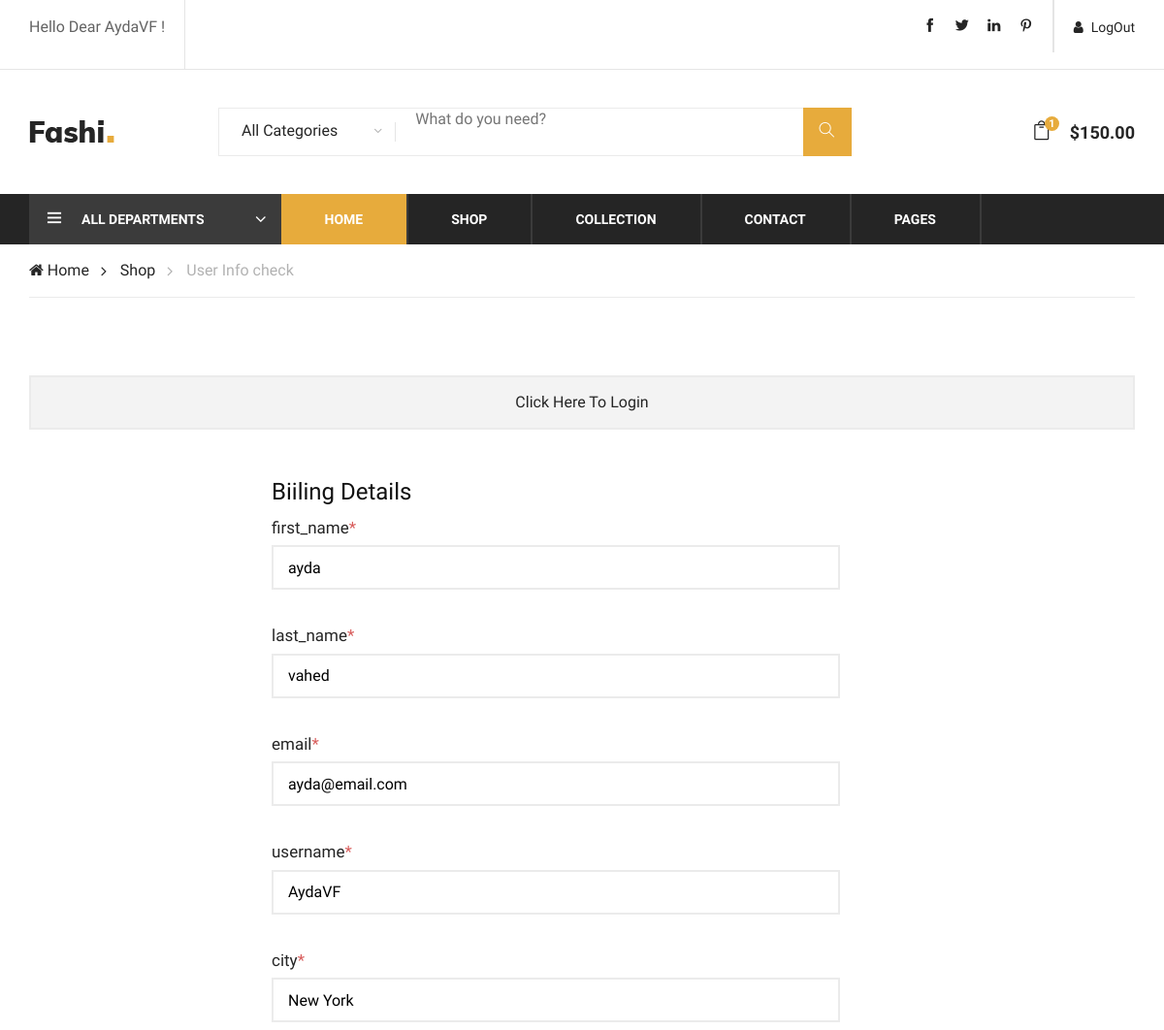
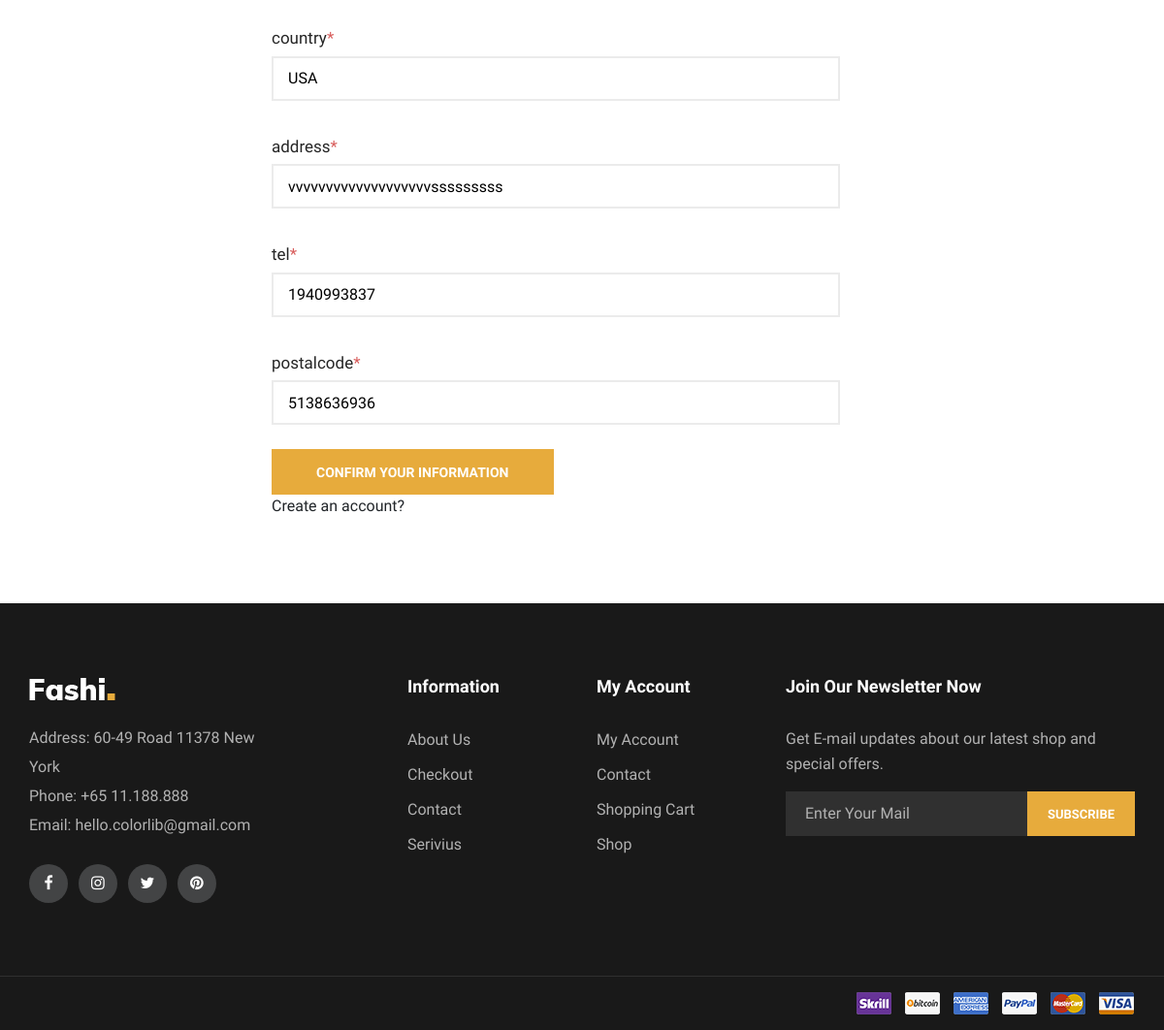
Page /users/update-profile/ (signed in) on the committed database (2 pictures, top to bottom).
### users/models.py (models this page shows, shortened)
class Profile(models.Model):
    user=models.OneToOneField(User, on_delete=models.CASCADE,null=True, blank=True)
    first_name=models.CharField(max_length=400)
    last_name=models.CharField(max_length=400)
    username=models.CharField(max_length=200,null=True, blank=True)
    image=models.ImageField(null=True, blank=True,upload_to='profiles/')
    tel=models.CharField(max_length=11)
    email=models.EmailField(max_length=400,null=True, blank=True)
    postalcode=models.CharField(max_length=15)
    country=models.CharField(max_length=200,null=True, blank=True)
    city=models.CharField(max_length=200,null=True, blank=True)
    address=models.CharField(max_length=800,null=True, blank=True)
    created=models.DateTimeField(auto_now_add=True)
    id= models.UUIDField(default=uuid.uuid4 , unique=True, primary_key=True, editable=False)

### users/views.py (the view, shortened to what this page needs)
# urls.py: path('update-profile/',views.updateProfile, name='update-profile'),
@login_required(login_url='login')
def updateProfile(request):
    user=request.user
    profile=Profile.objects.get(user=user)
    form=updateProfileForm(instance=profile)
    context={'form':form}
    return  render(request,'users/user_info_confirmation.html',context)

### users/forms.py
class updateProfileForm(ModelForm):
    class Meta:
        model=Profile
        fields=['first_name','last_name' ,'email','username','city','country','address','tel','postalcode']
    def  __init__(self,*args,**kwargs):
        super(updateProfileForm, self).__init__(*args,**kwargs)
        for key, value in self.fields.items():
            value.widget.attrs.update({'class':'input input--text checkout-content'})

### users/templates/users/user_info_confirmation.html (shortened to what this page needs)
{% extends 'main.html' %}
{% block content %}
<div class="breacrumb-section">
    <div class="container">
        <div class="row">
            <div class="col-lg-12">
                <div class="breadcrumb-text product-more">
                    <a href="{% url 'products' %}"><i class="fa fa-home"></i> Home</a>
                    <a href="{% url 'shop' %}">Shop</a>
                    <span>User Info check</span>
                </div>
            </div>
        </div>
    </div>
</div>
<section class="checkout-section spad">
    <div class="container">
            <div class="row">
                <div class="col-lg-12">
                    <div class="checkout-content">
                        <a href="{% url 'login' %}" class="content-btn">Click Here To Login</a>
                    </div>
                    <h4  style="margin-left: 250px;">Biiling Details</h4>
                    <div class="row">
                        <form action="{% url 'update-profile' %}" class="checkout-form" method="POST">
                              {% for field in form %}
                              <div class="col-lg-12" style="margin-left: 250px;margin-top: 10px;">
                                <label style="font-size: 17px;">{{field.name}}<span>*</span></label>
                                {{field}}
                            </div>
                               {% endfor %}
                        <div class="col-lg-12" style="margin-left: 250px;">
                            <button type="submit" class="site-btn place-btn">Confirm Your Information </button>
                        </div>
                    </form>
                        <div class="col-lg-12">
                            <div class="create-item" style="margin-left: 250px;">
                                <label for="acc-create">
                                    Create an account?
                                </label>
                            </div>
                        </div>
                    </div>
                </div>
            </div>
    </div>
</section>
                {% endblock content %}

### templates/navbar.html (shortened to what this page needs)
{% load static %}
<header class="header-section">
    <div class="header-top">
        <div class="container">
            {% if request.user.is_authenticated %}
            <div class="ht-left">
                <div class="mail-service">
                    <p> Hello  Dear {{request.user.username}} !</p>
                </div>
            </div>
            <div class="ht-right">
                <a href="{% url 'logout' %}" class="login-panel"><i class="fa fa-user"></i>LogOut</a>
                <div class="top-social">
                    <a href="#"><i class="ti-facebook"></i></a>
                    <a href="#"><i class="ti-twitter-alt"></i></a>
                    <a href="#"><i class="ti-linkedin"></i></a>
                    <a href="#"><i class="ti-pinterest"></i></a>
                </div>
            </div>
            {% endif %}
        </div>
    </div>
    <div class="container">
        <div class="inner-header">
            <div class="row">
                <div class="col-lg-2 col-md-2">
                    <div class="logo">
                        <a href="{% url 'products' %}">
                            <img src="img/logo.png" alt="">
                        </a>
                    </div>
                </div>
                <div class="col-lg-7 col-md-7">
                    <div class="advanced-search">
                        <button type="button" class="category-btn">All Categories</button>
                        <form action="{% url 'shop' %}" method="GET">
                        <div class="input-group">
                            <input type="text" value="{{search_query}}" name="search_query" placeholder="What do you need?">
                            <button type="submit"><i class="ti-search"></i></button>
                        </div>
                    </form>
                    </div>
                </div>
                <div class="col-lg-3 text-right col-md-3">
                    <ul class="nav-right">
                        <li class="cart-icon">
                            <a href="{% url 'orders' %}">
                                <i class="icon_bag_alt"></i>
                                <span>1</span>
                            </a>
                        </li>
                        <li class="cart-price">$150.00</li>
                    </ul>
                </div>
            </div>
        </div>
    </div>
    <div class="nav-item">
        <div class="container">
            <div class="nav-depart">
                <div class="depart-btn">
                    <i class="ti-menu"></i>
                    <span>All departments</span>
                </div>
            </div>
            <nav class="nav-menu mobile-menu">
                <ul>
                    <li class="active"><a href="{% url 'products' %}">Home</a></li>
                    <li><a href="{% url 'shop' %}">Shop</a></li>
                    <li><a href="{% url 'shop' %}">Collection</a>
                    </li>
                    <li><a href="./contact.html">Contact</a></li>
                    <li><a href="#">Pages</a>
                    </li>
                </ul>
            </nav>
        </div>
    </div>
</header>

### rows in the picture
Profile: form "ayda" "vahed" "ayda@email.com" "AydaVF" "New York" "USA" "vvvvvvvvvvvvvvvvvvvsssssssss" "1940993837" "5138636936"

### other values in the picture
{{ request.user.username }} "AydaVF"
{{ field.name }} "first_name" "last_name" "email" "username" "city" "country" "address" "tel" "postalcode"
